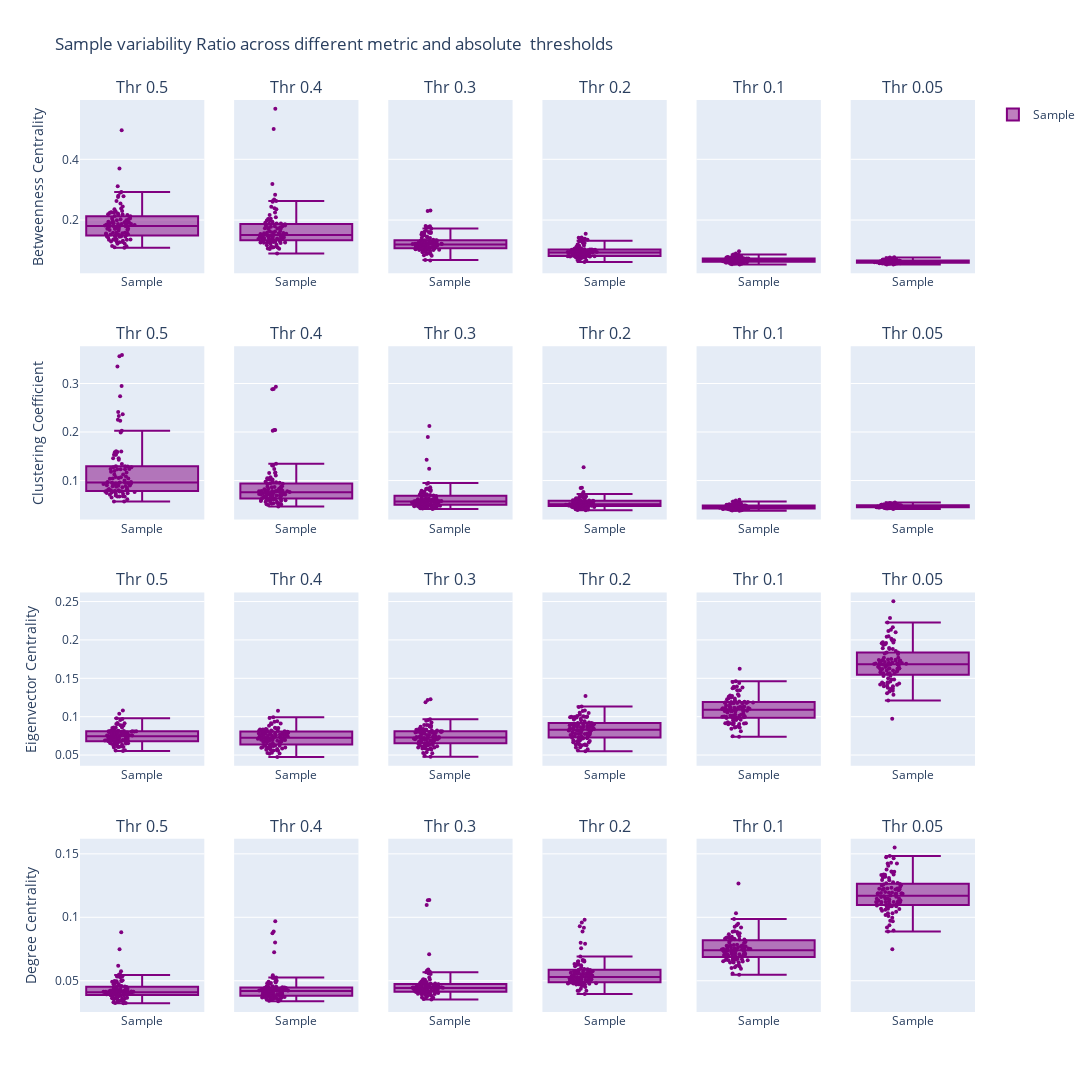

Here is the notebook cell this chart was saved with:
### Code cell
import pandas as pd
import plotly.graph_objects as go
from plotly.subplots import make_subplots

# Compute ratios
ratio1 = cmput_ratio(avrg1_Wconf_num, avrg1_Wconf_anat, 182)
ratio2 = cmput_ratio(avrg2_Wconf_num, avrg2_Wconf_anat, 179)
ratio3 = cmput_ratio(avrg3_Wconf_num, avrg3_Wconf_anat, 176)
ratio4 = cmput_ratio(avrg4_Wconf_num, avrg4_Wconf_anat, 170)
ratio5 = cmput_ratio(avrg5_Wconf_num, avrg5_Wconf_anat, 147)
ratio05 = cmput_ratio(avrg05_Wconf_num, avrg05_Wconf_anat, 182)


def change(arr,col):
    # Create the 'region' column with labels
    regions = [f"region_{i+1}" for i in range(len(arr))]

    # Create the DataFrame
    df = pd.DataFrame({'region': regions, f'{col}': arr})
    return df
# Dictionary mapping threshold digits -> ratio DataFrame
ratio_map = {
    "5": ratio5,
    "4": ratio4,
    "3": ratio3,
    "2": ratio2,
    "1": ratio1,
    "05": ratio05
}

# Thresholds
thresholds = [0.5, 0.4, 0.3, 0.2, 0.1, 0.05]  

# Metrics
metrics = ['betweeness', 'clusteringcoef', 'eigen', 'degree']
metric_labels = ["Betweenness Centrality", "Clustering Coefficient",
                 "Eigenvector Centrality", "Degree Centrality"]

# Colors
colors = {"PD": "rgb(128, 0, 128)"}

# Subplot grid: 4 rows (metrics) × len(thresholds) cols
fig = make_subplots(
    rows=len(metrics), cols=len(thresholds),
    shared_yaxes='rows',
    subplot_titles=[f"Thr {thr}" for thr in thresholds]*len(metrics),
    vertical_spacing=0.08
)

# Loop over metrics & thresholds
for row, (metric, metric_label) in enumerate(zip(metrics, metric_labels), start=1):
    for col, thr in enumerate(thresholds, start=1):
        thre = str(thr).split(".")[1]   # e.g. 0.05 -> "05", 0.5 -> "5"
        rPD = ratio_map[thre]
        # --- Extract values for this metric ---
        pd_val = rPD[[c for c in rPD.columns if metric in c]].iloc[0, 0]
        
        pd_valreg=change(pd_val[:],metric)
        pd_vals=pd_valreg.melt(id_vars=['region'], var_name='metric', value_name='value')
        # print(thre,metric,pd_vals)
        # Add PD box
        fig.add_trace(
            go.Box(
                y=pd_vals['value'],
                name="Sample",
                marker=dict(color=colors["PD"], size=4),
                boxpoints="all", jitter=0.3, pointpos=-0.4,
                width=0.35,
                text=pd_vals['region'],
                hovertemplate="<b>Region:</b> %{text}<br><b>Value:</b> %{y}<br><extra>PD</extra>",
                showlegend=(row==1 and col==1)  # only show legend once
            ),
            row=row, col=col
        )

    # Add row title (metric label) on y-axis
    fig.update_yaxes(title_text=metric_label, row=row, col=1)

# Layout
fig.update_layout(
    height=300*len(metrics),
    width=220*len(thresholds),
    title="Sample variability Ratio across different metric and absolute  thresholds",
    boxmode="group"
)

fig.show()
